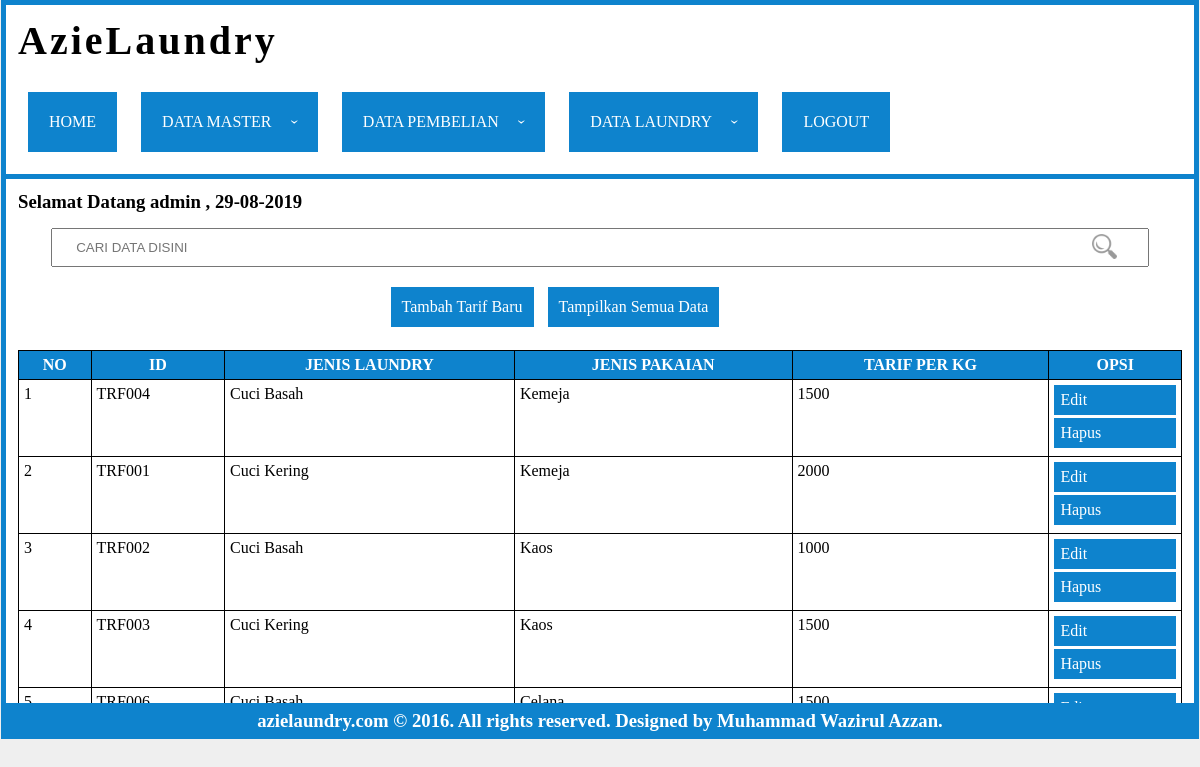
The page /index.php?page=tarif (signed in) on the database its author committed.
### tables this page shows
CREATE TABLE `tbl_akun` (
  `id` int(11) NOT NULL,
  `username` varchar(50) NOT NULL,
  `password` varchar(50) NOT NULL,
  `nama` varchar(50) NOT NULL,
  `alamat` varchar(100) NOT NULL,
  `status` varchar(50) NOT NULL
);

CREATE TABLE `tbl_tarif` (
  `id` varchar(10) NOT NULL,
  `id_jenis_laundry` varchar(10) NOT NULL,
  `id_jenis_pakaian` varchar(10) NOT NULL,
  `tarif` int(11) NOT NULL
);

CREATE TABLE `tbl_jnslaundry` (
  `id` varchar(10) NOT NULL,
  `jenis_laundry` varchar(50) NOT NULL
);

CREATE TABLE `tbl_jnspakaian` (
  `id` varchar(10) NOT NULL,
  `jenis_pakaian` varchar(50) NOT NULL
);

### conn/cek-login.php (called while the page is built, shortened)
<?php
include 'conn.php';
	$username = $_SESSION['username'];
	$q = mysqli_query($conn,"SELECT * from tbl_akun where username = '".$username."'");
	$data = mysqli_fetch_array($q);
	$nama = $data['nama'];
?>

### page/tarif/read.php (the view, shortened to what this page needs)
<form method="post" id="pencarian">
	<input type="text" name="acuan" placeholder="CARI DATA DISINI" id="pencarian"><span class="search-icon"><img src="img/search.png"></span></input>
</form>
<ul id="submenu">
	<li><a href="index.php?page=tarif-add">Tambah Tarif Baru</a></li>
	<li><a class="alldata">Tampilkan Semua Data</a></li>
</ul>
<br>
<table>
	<thead>
		<tr>
			<th>No</th>
			<th>id</th>
			<th>jenis laundry</th>
			<th>jenis pakaian</th>
			<th>tarif per kg</th>
			<th>opsi</th>
		</tr>
	</thead>
	<tbody>
		<?php
		$no = 1;
		if (isset($_POST['acuan'])) {
			$acuan = $_POST['acuan'];
			$query = mysqli_query($conn,"SELECT a.id,b.jenis_laundry,c.jenis_pakaian,a.tarif from tbl_tarif a left join tbl_jnslaundry b on a.id_jenis_laundry = b.id left join tbl_jnspakaian c on a.id_jenis_pakaian = c.id where a.id like '%$acuan%' or b.jenis_laundry like '%$acuan%' or c.jenis_pakaian like '%$acuan%' or a.tarif like '%$acuan%' 	order by c.id asc");
		}else{
			$query = mysqli_query($conn,"SELECT a.id,b.jenis_laundry,c.jenis_pakaian,a.tarif from tbl_tarif a left join tbl_jnslaundry b on a.id_jenis_laundry = b.id left join tbl_jnspakaian c on a.id_jenis_pakaian = c.id order by c.id asc");
		}
		while($data = mysqli_fetch_array($query)){
		?>
		<tr>
			<td><?=$no?></td>
			<td><?=$data['id']?></td>
			<td><?=$data['jenis_laundry']?></td>
			<td><?=$data['jenis_pakaian']?></td>
			<td><?=$data['tarif']?></td>
			<td>
			<a href="index.php?page=tarif-edit&id=<?=$data['id']?>">Edit</a>
			<a href="index.php?page=tarif-del&id=<?=$data['id']?>">Hapus</a>
			</td>
		</tr>
		<?php
		$no++;
		}
		?>
	</tbody>
</table>

### index.php (shortened to what this page needs)
<?php
include 'conn/cek-login.php';
?>
<!DOCTYPE html>
<html>
<head>
<link rel="stylesheet" type="text/css" href="css/index.css">
</head>
<body>
<div id="header">
		<h1>AzieLaundry</h1><br>
		<div class="menu">
			<ul class="nav-ul">
				<li class="nav-li"><a href="index.php">home</a></li>
				<li class="nav-li"><a>data master<span class="arrow"></span></a>
				</li>
				<li class="nav-li"><a>data pembelian<span class="arrow"></span></a>
				</li>
				<li class="nav-li"><a>data laundry<span class="arrow"></span></a>
				</li>
				<li class="nav-li"><a href="logout.php">logout</a></li>
			</ul>
		</div>
</div>
<div id="body">
	<h3>Selamat Datang <?=$nama?> , <?=date('d-m-Y')?></h3>
	<?php
	if (isset($_GET['page'])) {
		$page = $_GET['page'];
	}else{
		$page = "";
	}
	if(isset($_GET['id'])){$id = $_GET['id'];}else{$id="";}
	if ($page == "konsumen") {
		include 'page/konsumen/read.php';
	}else if ($page == "akun") {
		include 'page/akun/read.php';
	}else if ($page == "akun-add" || $page == "akun-edit"){
		include 'form.php';
	}else if($page == "akun-del"){
		header("location:page/akun/action.php?aksi=del&id=$id");
	}else if ($page == "konsumen-add" || $page == "konsumen-edit" || $page == "konsumen-add-keranjang"){
		include 'form.php';
	}else if($page == "konsumen-del"){
		header("location:page/konsumen/action.php?aksi=del&id=$id");
	}else if ($page == "karyawan") {
		include 'page/karyawan/read.php';
	}else if ($page == "karyawan-add" || $page == "karyawan-edit"){
		include 'form.php';
	}else if($page == "karyawan-del"){
		header("location:page/karyawan/action.php?aksi=del&id=$id");
	}else if ($page == "supplier") {
		include 'page/supplier/read.php';
	}else if ($page == "supplier-add" || $page == "supplier-edit"){
		include 'form.php';
	}else if($page == "supplier-del"){
		header("location:page/supplier/action.php?aksi=del&id=$id");
	}else if ($page == "barang") {
		include 'page/barang/read.php';
	}else if ($page == "pembelian") {
		include 'page/pembelian/read.php';
	}else if ($page == "pembelian-add"){
		include 'form.php';
	}else if ($page == "pembelian-add-lama"){
		include 'form.php';
	}else if ($page == "histori-pembelian") {
		include 'page/histori-pembelian/read.php';
	}else if ($page == "histori-pembelian-download") {
		include 'form.php';
	}else if ($page == "jenis-laundry") {
		include 'page/jnslaundry/read.php';
	}else if ($page == "jenis-laundry-add" || $page == "jenis-laundry-edit"){
		include 'form.php';
	}else if($page == "jenis-laundry-del"){
		header("location:page/jnslaundry/action.php?aksi=del&id=$id");
	}else if ($page == "jenis-pakaian") {
		include 'page/jnspakaian/read.php';
	}else if ($page == "jenis-pakaian-add" || $page == "jenis-pakaian-edit"){
		include 'form.php';
	}else if($page == "jenis-pakaian-del"){
		header("location:page/jnspakaian/action.php?aksi=del&id=$id");
	}else if ($page == "tarif") {
		include 'page/tarif/read.php';
	}else if ($page == "tarif-add" || $page == "tarif-edit"){
		include 'form.php';
	}else if($page == "tarif-del"){
		header("location:page/tarif/action.php?aksi=del&id=$id");
	}else if ($page == "keranjang") {
		include 'page/keranjang/read.php';
	}else if($page == "keranjang-add" || $page == "set-keranjang"){
		include 'form.php';
	}else if($page == "ganti-keranjang"){
		header('location:page/keranjang/action.php?aksi=ganti-keranjang');
	}else if($page == "submit-transaksi"){
		header('location:page/keranjang/action.php?aksi=submit-transaksi');
	}else if ($page == "transaksi" || $page == "lihat-transaksi") {
		include 'page/transaksi/read.php';
	}else if ($page == "penggunaan-barang") {
		include 'page/penggunaan-barang/read.php';
	}else{
		echo "Pilih Menu Sub";
	}
	?>
</div>
<div id="footer">
	<h3>azielaundry.com © 2016. All rights reserved. Designed by Muhammad Wazirul Azzan.</h3>
</div>
</body>
</html>

### css/index.css (style rules this page uses)
* { margin: 0; padding: 0; }
a { text-decoration: none; }
ul { list-style: none; }
body { background: #efefef; }
#header { background: #fff; display: block; margin: 0 auto; width: 97%; padding: 1%; height: auto; border:5px solid #0e83cd; border-bottom: 0px solid transparent; }
#header h1 { font-family: comic sans ms; letter-spacing: 3px; font-size: 40px; }
.menu li { display: inline-block; margin: 10px; }
.menu { text-transform: uppercase; }
.nav-li a { display: block; padding: 20px; color: white; cursor: pointer; border:1px solid transparent; background: #0e83cd; }
#body { width: 97%; padding: 1%; margin: 0 auto; display: block; background: white; border:5px solid #0e83cd; border-collapse: collapse; overflow: auto; height: 500px; }
#footer { width: 97%; padding: 2px 1%; margin: 0 auto; display: block; background: white; border:5px solid #0e83cd; border-top: 0px solid white; background: #0e83cd; font-family: comic sans ms; text-align: center; color: white; border-collapse: collapse; }
#body table { width:100%; margin: 0 auto; border:1px solid #000; border-collapse: collapse; }
#body table th,#body table td { border: 1px solid black; padding: 5px; }
#body table thead { background: #0e83cd; color: white; text-transform: uppercase; }
#body table tbody { vertical-align: top; text-transform: capitalize; }
#body table tbody a { display: block; padding: 5px; color: white; cursor: pointer; border:1px solid transparent; transition: all ease-in-out 0.3s; margin-bottom: 3px; background: #0e83cd; }
#pencarian { margin: 15px 0; }
#pencarian input[type='text'] { padding: 10px 2%; width: 90%; display: block; margin: 0 auto; }
.search-icon { position: relative; font-size: 25px; float: right; margin-right: 65px; top: -33px; cursor: pointer; }
.search-icon img { width: 25px; height: 25px; opacity: 0.8; }
#submenu { width: 100%; text-align: center; }
#submenu li { margin: 5px; display: inline-block; }
#submenu li a { display: block; padding: 10px; color: white; cursor: pointer; border:1px solid transparent; transition: all ease-in-out 0.5s; background: #0e83cd; }

### rows shown on the page
tbl_akun: nama "admin"
tbl_tarif: id "TRF004", tbl_jnslaundry.jenis_laundry "Cuci Basah", tbl_jnspakaian.jenis_pakaian "Kemeja", tarif "1500"
tbl_tarif: id "TRF001", tbl_jnslaundry.jenis_laundry "Cuci Kering", tbl_jnspakaian.jenis_pakaian "Kemeja", tarif "2000"
tbl_tarif: id "TRF002", tbl_jnslaundry.jenis_laundry "Cuci Basah", tbl_jnspakaian.jenis_pakaian "Kaos", tarif "1000"
tbl_tarif: id "TRF003", tbl_jnslaundry.jenis_laundry "Cuci Kering", tbl_jnspakaian.jenis_pakaian "Kaos", tarif "1500"
tbl_tarif: id "TRF006", tbl_jnslaundry.jenis_laundry "Cuci Basah", tbl_jnspakaian.jenis_pakaian "Celana", tarif "1500"
